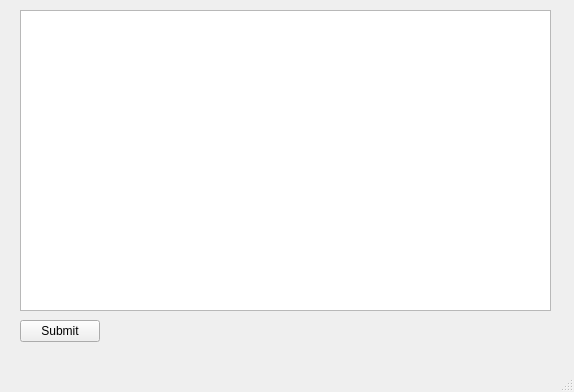
<?xml version="1.0" encoding="UTF-8"?>
<ui version="4.0">
 <class>MainWindow</class>
 <widget class="QMainWindow" name="MainWindow">
  <property name="geometry">
   <rect>
    <x>0</x>
    <y>0</y>
    <width>574</width>
    <height>392</height>
   </rect>
  </property>
  <property name="windowTitle">
   <string>MainWindow</string>
  </property>
  <widget class="QWidget" name="centralwidget">
   <widget class="QTextEdit" name="textEdit_main">
    <property name="geometry">
     <rect>
      <x>20</x>
      <y>10</y>
      <width>531</width>
      <height>301</height>
     </rect>
    </property>
   </widget>
   <widget class="QPushButton" name="pushButton_submit">
    <property name="geometry">
     <rect>
      <x>20</x>
      <y>320</y>
      <width>80</width>
      <height>22</height>
     </rect>
    </property>
    <property name="text">
     <string>Submit</string>
    </property>
   </widget>
  </widget>
  <widget class="QMenuBar" name="menubar">
   <property name="geometry">
    <rect>
     <x>0</x>
     <y>0</y>
     <width>574</width>
     <height>21</height>
    </rect>
   </property>
  </widget>
  <widget class="QStatusBar" name="statusbar"/>
 </widget>
 <resources/>
 <connections/>
</ui>
